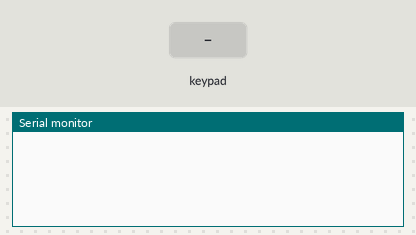
A sketch run on a simulated Arduino Uno, built with avr-gcc and run on an emulated ATmega328P. On the bench: the last lines printed to the serial monitor. Inputs (shaded band) come from the test bench.

Above: at 1.2 s.
1.3 s: key '1' pressed
At 2.4 s:
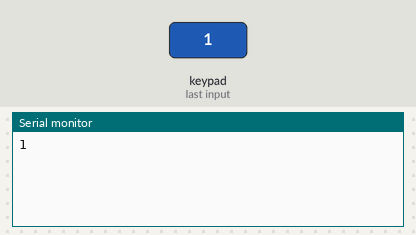
2.8 s: keypad keys 9 8 7 6 # pressed 0.4 s apart
At 5.9 s:
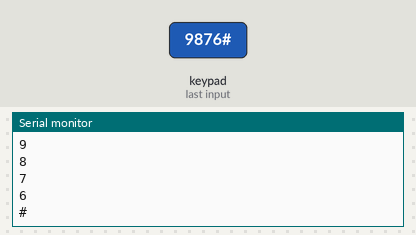
6.3 s: key 'A' pressed
At 7.5 s:
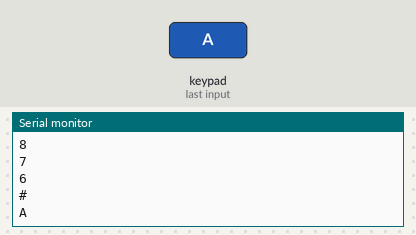
7.8 s: keypad keys 9 8 7 6 * pressed 0.4 s apart
At 9.9 s:
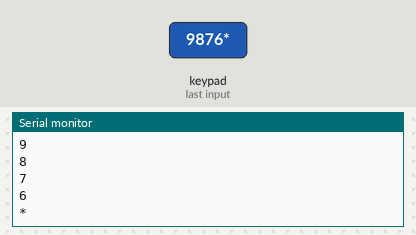
11.3 s: key 'B' pressed
At 12.4 s:
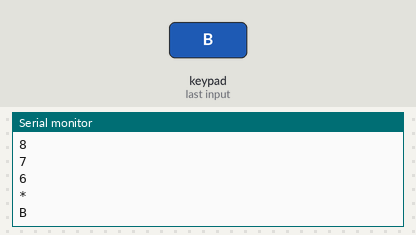
12.8 s: keypad keys 9 8 7 6 D pressed 0.4 s apart
At 15.9 s:
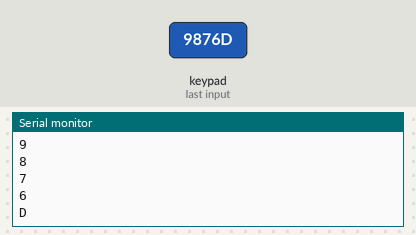
Timing chart, 0 to 17.3 s (numbered marks = the images above; inputs shaded):
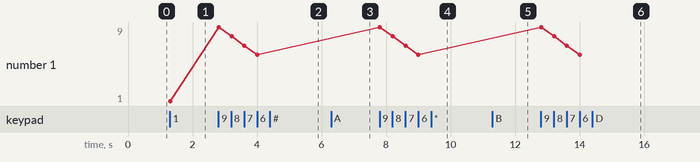

Measured:
- after the input at 1.3 s, the serial monitor: prints a new line at once (image 1)
- after the input at 2.8 s, the serial monitor: prints a new line at once (image 2)
- after the input at 6.3 s, the serial monitor: prints a new line at once (image 3)
- after the input at 7.8 s, the serial monitor: prints a new line at once (image 4)
- after the input at 11.3 s, the serial monitor: prints a new line at once (image 5)
- after the input at 12.8 s, the serial monitor: prints a new line at once (image 6)
- plotted number 1: 1 → 6 after the input at 2.8 s

The sketch:

Keypad_arduino.ino
```cpp
#include <Keypad.h>

//before you verify and upload you need to add libraries
//Tools -> manage libraries -> search for Keypad by Mark Standley and Alexander Brevig

//define ROWS and COLUMNS in your numpad, in here i use 4x4 Membran keypad
const byte ROWS = 4;
const byte COLS = 4;

//define the key map on the keypad
char keys[ROWS][COLS] = {
  {'1','2','3','A'},
  {'4','5','6','B'},
  {'7','8','9','C'},
  {'*','0','#','D'},
};

//jumper connection with your arduino
byte rowPins[ROWS] = {9,8,7,6};
byte colPins[COLS] = {5,4,3,2};

//command for library forkeypad
//initializes an instance of the keypad class
Keypad keypad = Keypad(makeKeymap(keys),rowPins,colPins,ROWS,COLS);

void setup(){
  Serial.begin(9600); //initializing serial monitor
}

//if key is pressed, the key is stored in 'keypressed' variable
//if key is not equal to 'NO_KEY', then this key is printed out
void loop(){
  char keypressed = keypad.getKey();
  if (keypressed != NO_KEY){
    Serial.println(keypressed);
  }
}
```
